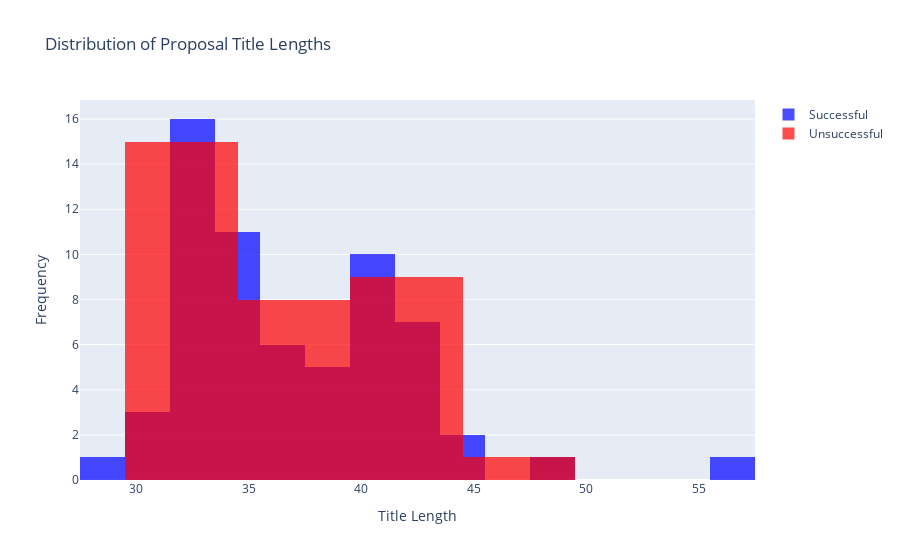

The notebook cell saved with this chart:
### Markdown cell above
#### Do certain types or styles of proposal titles correlate with higher success rates?

### Code cell
import pandas as pd
import plotly.graph_objects as go

# Load the dataset
topics_df = pd.read_csv('stip_topics_data.csv')

# Filter successful and unsuccessful proposals
successful_proposals = topics_df[topics_df['Status'] == 'Passed']
unsuccessful_proposals = topics_df[topics_df['Status'] != 'Passed']

# Preprocess titles: Remove whitespace and convert to lowercase
successful_proposals['Title'] = successful_proposals['Title'].str.strip().str.lower()
unsuccessful_proposals['Title'] = unsuccessful_proposals['Title'].str.strip().str.lower()

# Analyze title length
successful_proposals['Title Length'] = successful_proposals['Title'].apply(len)
unsuccessful_proposals['Title Length'] = unsuccessful_proposals['Title'].apply(len)

# Create histogram for successful and unsuccessful proposals
fig = go.Figure()

fig.add_trace(go.Histogram(
    x=successful_proposals['Title Length'],
    name='Successful',
    marker_color='blue',
    opacity=0.7
))

fig.add_trace(go.Histogram(
    x=unsuccessful_proposals['Title Length'],
    name='Unsuccessful',
    marker_color='red',
    opacity=0.7
))

# Update layout
fig.update_layout(
    title='Distribution of Proposal Title Lengths',
    xaxis_title='Title Length',
    yaxis_title='Frequency',
    barmode='overlay'
)

# Add legend
fig.update_traces(overwrite=True, showlegend=True)

# Show plot
fig.show()
fig.write_html("Correlation Between Proposal Title Length and Success Rates.html")

### Figure 1 — Plotly figure (JSON) as saved in the notebook; plotly's stock layout.template omitted (floating-point values rounded to 4 significant figures)
{"data": [{"marker": {"color": "blue"}, "name": "Successful", "opacity": 0.7, "showlegend": true, "type": "histogram", "x": [33, 40, 32, 35, 30, 32, 32, 40, 41, 32, 36, 35, 42, 41, 29, 38, 33, 33, 43, 36, 33, 34, 35, 34, 33, 36, 37, 43, 36, 44, 32, 42, 44, 32, 32, 30, 43, 40, 37, 35, 31, 32, 39, 35, 35, 38, 41, 32, 39, 39, 34, 34, 40, 57, 48, 35, 33, 42, 41, 32, 40, 43, 40]}, {"marker": {"color": "red"}, "name": "Unsuccessful", "opacity": 0.7, "showlegend": true, "type": "histogram", "x": [34, 34, 40, 37, 33, 34, 43, 36, 35, 34, 34, 32, 42, 42, 32, 31, 38, 33, 49, 41, 34, 42, 32, 41, 31, 38, 39, 37, 40, 31, 31, 37, 41]}], "layout": {"barmode": "overlay", "title": {"text": "Distribution of Proposal Title Lengths"}, "xaxis": {"title": {"text": "Title Length"}}, "yaxis": {"title": {"text": "Frequency"}}}}
